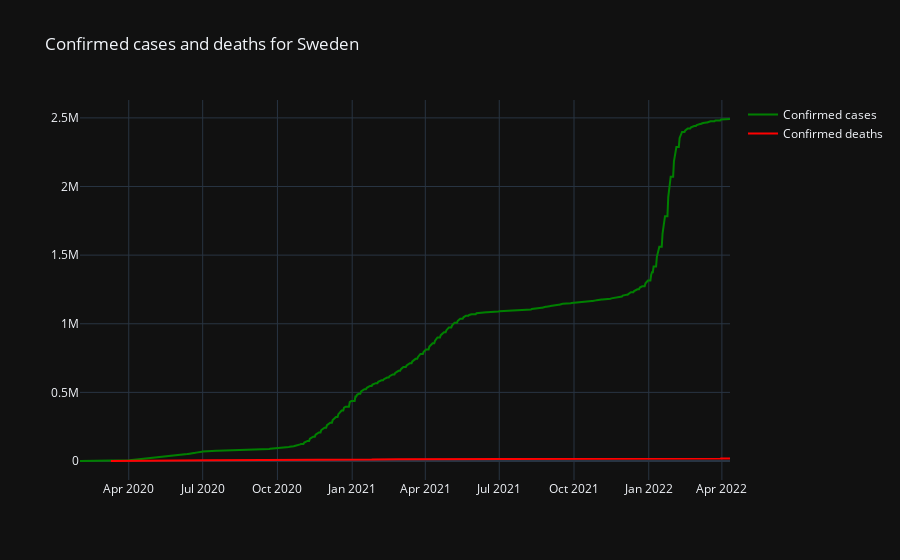

Notebook cell for this chart:
### Code cell
from plotly.offline import iplot

from ipywidgets import interact, interactive, fixed, interact_manual
import ipywidgets as widgets

def plot_cases_for_country(country):
    fig = go.FigureWidget()
    dfi = confirmed_df.query(f"country == '{country}'")
    fig.add_trace(
        go.Scatter(x=dfi.date, y=dfi.confirmed, name="Confirmed cases", mode='lines', connectgaps=True,
                   marker=dict(color="green")))
    fig.add_trace(
        go.Scatter(x=dfi.date, y=dfi.deaths, name="Confirmed deaths", mode='lines', connectgaps=True,
                   marker=dict(color="red")))

    fig.update_layout(title=f"Confirmed cases and deaths for {country}")

    fig.show()

plot_cases_for_country("Sweden")
#interact(plot_cases_for_country, country="Sweden")

### Figure 1 — Plotly figure (JSON) as saved in the notebook; plotly's stock layout.template omitted (floating-point values rounded to 4 significant figures; data arrays with more than 128 entries replaced by an {"elided": "..."} marker saying what was removed)
{"data": [{"connectgaps": true, "marker": {"color": "green"}, "mode": "lines", "name": "Confirmed cases", "x": {"elided": "801 str values"}, "y": {"elided": "801 float values"}, "type": "scatter", "uid": "74e879ce-4243-4708-9d69-a4730d06b909"}, {"connectgaps": true, "marker": {"color": "red"}, "mode": "lines", "name": "Confirmed deaths", "x": {"elided": "801 str values"}, "y": {"elided": "801 float values"}, "type": "scatter", "uid": "a9679af2-29d5-4b61-a341-aefb08129760"}], "layout": {"title": {"text": "Confirmed cases and deaths for Sweden"}}}
